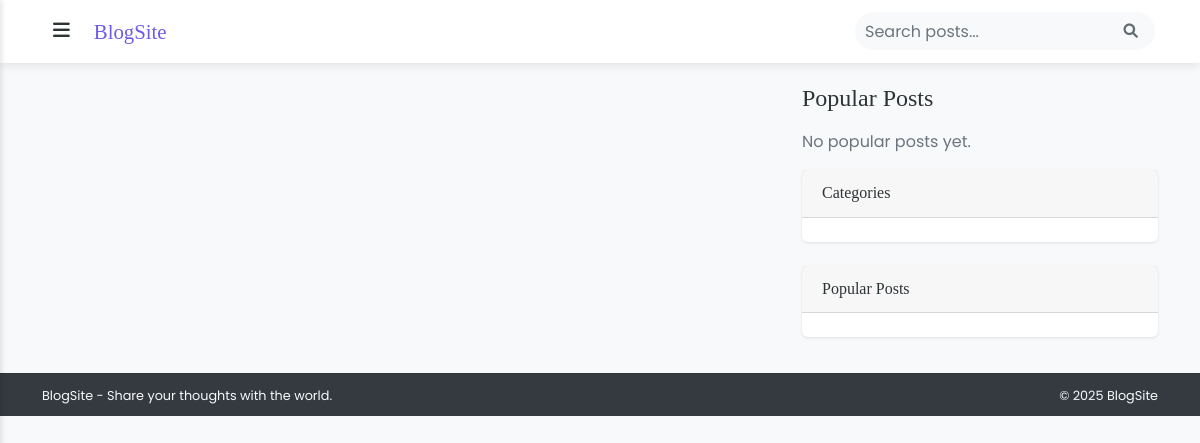
The page / (signed in) on the database as committed earlier.
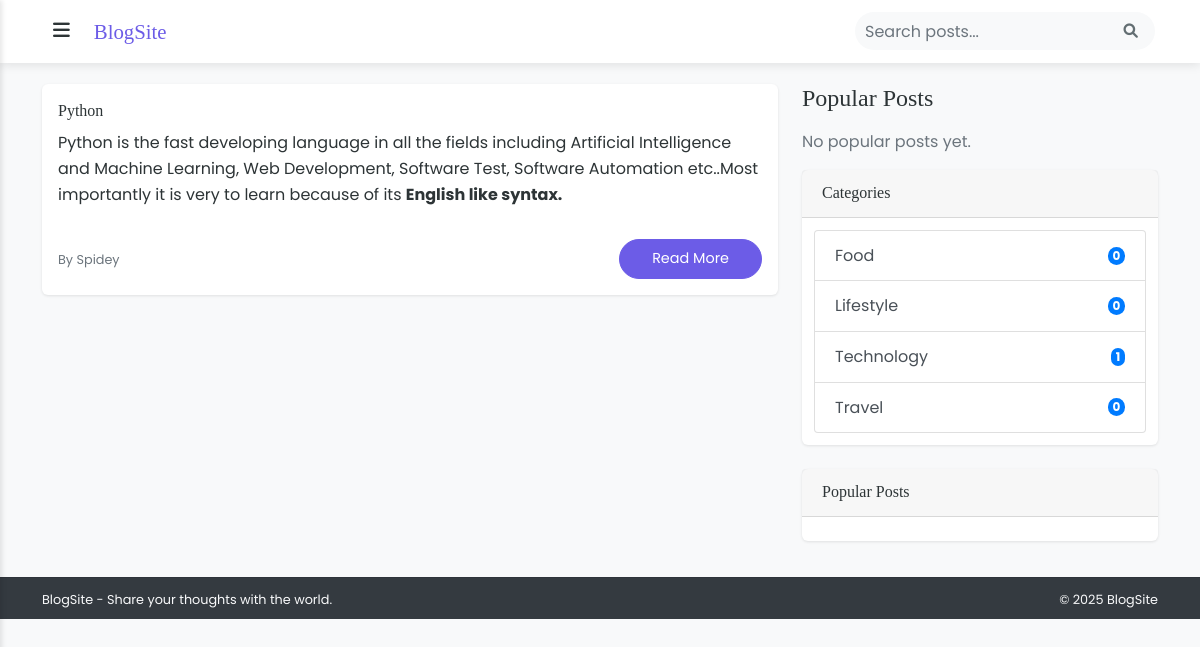
The same page on the database as committed later.
### Home/models.py (models this page shows, shortened)
class Post(models.Model):
    title = models.CharField(max_length=200)
    slug = models.SlugField(unique=True, max_length=200)
    author = models.ForeignKey(get_user_model(), on_delete=models.CASCADE)
    content = models.TextField()
    image = models.ImageField(upload_to='blog_images/', blank=True, null=True)
    excerpt = models.TextField(max_length=200, blank=True)
    categories = models.ManyToManyField(Category, related_name='posts')
    created_at = models.DateTimeField(auto_now_add=True)
    updated_at = models.DateTimeField(auto_now=True)
    published_at = models.DateTimeField(default=timezone.now)
    is_published = models.BooleanField(default=False)
    views = models.PositiveIntegerField(default=0)
    class Meta:
        ordering = ['-published_at']

class Category(models.Model):
    name = models.CharField(max_length=100, unique=True)
    slug = models.SlugField(unique=True)
    description = models.TextField(blank=True)
    created_at = models.DateTimeField(auto_now_add=True)
    class Meta:
        verbose_name_plural = 'Categories'
        ordering = ['name']

### Authenticate/models.py (models this page shows, shortened)
class CustomUser(AbstractUser):
    profile_image = models.ImageField(
        upload_to='profile_images/',
        null=True,
        blank=True,
        verbose_name='Profile Picture'
    )
    bio = models.TextField(max_length=500, blank=True)

### Home/views.py (the view)
# urls.py: path('', views.home, name='home'),
def home(request):
    posts = Post.objects.filter(is_published=True)
    categories = Category.objects.all()[:5]
    thirty_days_ago = timezone.now() - timedelta(days=30)
    popular_posts = Post.objects.filter(
        is_published=True,
        created_at__gte=thirty_days_ago
    ).order_by('-views', '-created_at')[:3]
    paginator = Paginator(posts, 6)  # Show 6 posts per page
    page_number = request.GET.get('page')
    page_obj = paginator.get_page(page_number)
    context = {
        'page_obj': page_obj,
        'categories': categories,
        'popular_posts': popular_posts,
    }
    return render(request, 'home/index.html', context)

### Home/templates/home/index.html (shortened to what this page needs)
{% extends 'home/base.html' %}
{% block content %}
<div class="row">
    <div class="col-md-8">
        {% if page_obj.object_list.0 %}
        <div class="card mb-4 featured-post">
            <div class="card-body">
                <h2 class="card-title">{{ page_obj.object_list.0.title }}</h2>
                <p class="card-text">{{ page_obj.object_list.0.content|safe|truncatewords_html:50 }}</p>
                <div class="d-flex justify-content-between align-items-center">
                    <div class="author">
                        <small class="text-muted">By {{ page_obj.object_list.0.author.username }}</small>
                    </div>
                    <a href="{% url 'post_detail' page_obj.object_list.0.slug %}" class="btn btn-primary">Read More</a>
                </div>
            </div>
        </div>
        {% endif %}
    </div>
    <div class="col-md-4">
        {% include 'home/includes/popular_posts.html' %}
        <div class="card mb-4">
            <div class="card-header">
                <h5 class="card-title mb-0">Categories</h5>
            </div>
            <div class="card-body">
                <div class="list-group">
                    {% for category in categories %}
                    <a href="{% url 'category_posts' category.slug %}" class="list-group-item list-group-item-action d-flex justify-content-between align-items-center">
                        {{ category.name }}
                        <span class="badge bg-primary rounded-pill">{{ category.posts.count }}</span>
                    </a>
                    {% endfor %}
                </div>
            </div>
        </div>
        <div class="card">
            <div class="card-header">
                <h5 class="card-title mb-0">Popular Posts</h5>
            </div>
            <div class="card-body">
            </div>
        </div>
    </div>
</div>
{% endblock %}

### Home/templates/home/base.html (shortened to what this page needs)
<!DOCTYPE html>
<html lang="en">
<head>
    <link href="https://cdn.jsdelivr.net/npm/bootstrap@5.1.3/dist/css/bootstrap.min.css" rel="stylesheet">
    <link rel="stylesheet" href="https://cdn.jsdelivr.net/npm/bootstrap@4.5.3/dist/css/bootstrap.min.css">
    <link rel="stylesheet" href="https://cdnjs.cloudflare.com/ajax/libs/font-awesome/6.0.0/css/all.min.css">
    <link rel="stylesheet" href="https://unpkg.com/aos@next/dist/aos.css" />
    {% load static %}
    <link rel="stylesheet" href="{% static 'css/style.css' %}">
</head>
<body>
    <nav class="navbar">
        <div class="container">
            <button class="sidebar-toggle" type="button">
                <i class="fas fa-bars"></i>
            </button>
            <a class="navbar-brand" href="{% url 'home' %}">BlogSite</a>
            <div class="search-wrapper">
                <form class="d-flex" action="{% url 'search_posts' %}" method="GET">
                    <input class="form-control" type="search" name="q" placeholder="Search posts..." value="{{ request.GET.q }}">
                    <button class="btn btn-link search-btn" type="submit">
                        <i class="fas fa-search"></i>
                    </button>
                </form>
            </div>
        </div>
    </nav>
    <main class="container mt-4">
        {% block content %}{% endblock %}
    </main>
    <footer class="bg-dark text-light py-2 mt-4" style="position: sticky; bottom: 0;">
        <div class="container">
            <div class="row align-items-center">
                <div class="col-md-6">
                    <small>BlogSite - Share your thoughts with the world.</small>
                </div>
                <div class="col-md-6 text-end">
                    <small>&copy; 2025 BlogSite</small>
                </div>
            </div>
        </div>
    </footer>
</body>
</html>

### Home/templates/home/includes/popular_posts.html
<div class="popular-posts">
    <h4 class="mb-3">Popular Posts</h4>
    {% if popular_posts %}
        {% for post in popular_posts %}
            <div class="card mb-2">
                <div class="card-body">
                    <h6 class="card-title">
                        <a href="{% url 'post_detail' post.slug %}" class="text-decoration-none">
                            {{ post.title }}
                        </a>
                    </h6>
                    <div class="small text-muted">
                        <i class="fas fa-eye"></i> {{ post.views }} views
                        <span class="mx-1">•</span>
                        <i class="fas fa-calendar"></i> {{ post.created_at|date:"M d, Y" }}
                    </div>
                </div>
            </div>
        {% endfor %}
    {% else %}
        <p class="text-muted">No popular posts yet.</p>
    {% endif %}
</div>

### static/css/style.css (style rules this page uses)
:root { --primary: #6c5ce7; --secondary: #a8a8a8; --accent: #00b894; --background: #f8f9fa; --surface: #ffffff; --text: #2d3436; --text-light: #636e72; --shadow: rgba(0, 0, 0, 0.1); }
body { font-family: 'Poppins', sans-serif; background-color: var(--background); color: var(--text); line-height: 1.6; min-height: 100vh; display: flex; flex-direction: column; margin-top: 60px; }
h1, h2, h3, h4, h5, h6 { font-family: 'Playfair Display', serif; color: var(--text); }
.navbar { background-color: var(--surface); box-shadow: 0 2px 10px var(--shadow); padding: 0.5rem 0; position: fixed; width: 100%; top: 0; z-index: 999; }
.navbar .container { display: flex; align-items: center; }
.navbar-brand { font-family: 'Playfair Display', serif; font-size: 1.3rem; color: var(--primary) !important; margin-right: auto; }
.search-wrapper { position: relative; width: 300px; margin-left: 1rem; }
.search-wrapper .form-control { padding-right: 40px; border-radius: 20px; background-color: var(--background); }
.search-btn { position: absolute; right: 0; top: 50%; transform: translateY(-50%); color: var(--text-light); }
.sidebar-toggle { border: none; background: none; color: var(--text); font-size: 1.2rem; padding: 0.5rem; cursor: pointer; display: block !important; margin-right: 1rem; }
.card { border: none; border-radius: 6px; box-shadow: 0 1px 3px var(--shadow); transition: box-shadow 0.3s ease; height: auto; margin-bottom: 0.75rem; }
.card-body { padding: 0.75rem; display: flex; flex-direction: column; }
.card-title { font-size: 1rem; margin-bottom: 0.25rem; line-height: 1.4; }
.card-text { font-size: 0.85rem; margin-bottom: 0.25rem; line-height: 1.4; overflow: hidden; display: -webkit-box; -webkit-box-orient: vertical; }
.btn { border-radius: 6px; padding: 0.35rem 1rem; transition: all 0.3s ease; font-size: 0.9rem; }
.btn-primary { background-color: var(--primary); border-color: var(--primary); }
.form-control { border-radius: 6px; padding: 0.625rem; border: 1px solid var(--border-color); transition: all 0.3s ease; }
.featured-post { margin-bottom: 1.5rem; }
.featured-post .card-body { padding: 1rem; }
footer { background-color: var(--surface); padding: 1rem 0; margin-top: auto; border-top: 1px solid var(--shadow); }
.row > [class*='col-'] { padding-right: 0.75rem; padding-left: 0.75rem; }
.form-control { border: 1px solid var(--border-color); border-radius: 6px; padding: 0.625rem; transition: all 0.3s ease; }
.btn-primary { padding: 0.5rem 2rem; border-radius: 25px; }

Rows that differ between the two databases and show on the page:
added Post: object_list.0 "Python", object_list.0.content "Python is the fast developing language in all the fields including Artificial Intelligence and Machine Learning, Web Development, Software Test, Software Automation etc..Most importantly it is very to learn because of its English like syntax.", object_list.0.author.username "Spidey"
added Category: name "Food", posts.count "0"
added Category: name "Lifestyle", posts.count "0"
added Category: name "Technology", posts.count "1"
added Category: name "Travel", posts.count "0"
Other text that changed with them:
text now shown: "By Read More"
